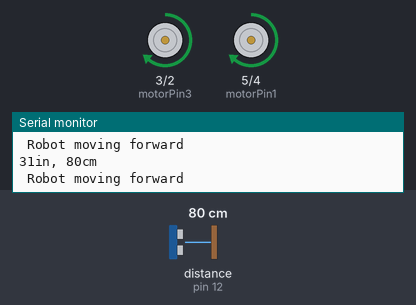
Simulated run of this sketch. Board: Arduino Uno, built with avr-gcc and run on an emulated ATmega328P. Parts: motor-driver pin pairs drawn as motors (green arrow = first pin HIGH = forward, orange = second pin HIGH = backward, longer = more drive), the last lines printed to the serial monitor. Wiring (inferred from the names in the program): ultrasonic range finder: trigger pin 11; echo pin 12. Inputs (shaded band) come from the test bench; at power-on: distance to the obstacle (sensor on pin 12) 80 cm. The echo pulse lasts 58.3 µs per cm.

Above: at 5.8 s.
5.9 s: distance to the obstacle (sensor on pin 12) set to 12 cm
16.2 s: distance to the obstacle (sensor on pin 12) set to 10 cm
At 20.8 s:
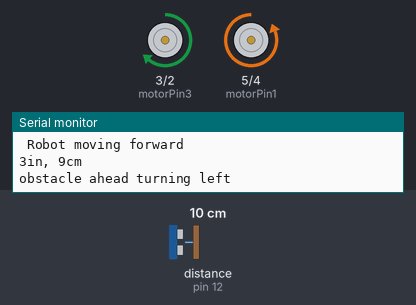
At 22.9 s:
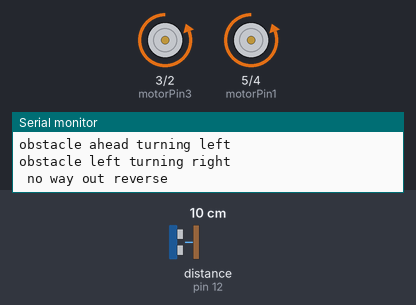
23.5 s: distance to the obstacle (sensor on pin 12) set to 18 cm
At 27.9 s:
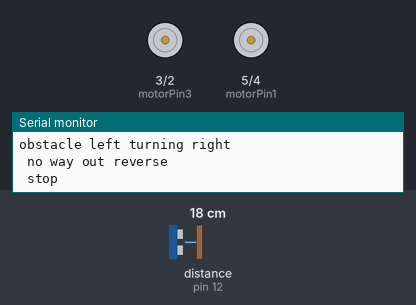
Timing chart, 0 to 33.5 s (numbered marks = the images above; inputs shaded):
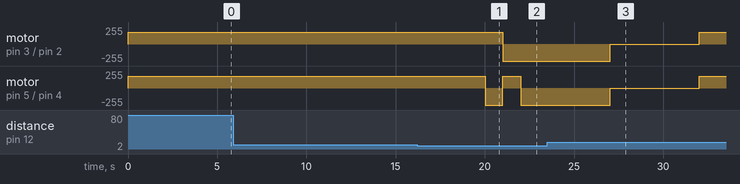

The sketch:

motor_control.ino
```cpp
//codestill indevelopment
//currently the motor can move and when it encounters obstacle it bturns left
//and checks then turns right
//then reverses or
//check for futher deveopmnets in a few days or weeks
//@ tmundere
const int motorPin1  = 5;  // Pin 14 of L293
const int motorPin2  = 4;  // Pin 10 of L293
//Motor B
const int motorPin3  = 3; // Pin  7 of L293
const int motorPin4  = 2;  // Pin  2 of L293

int trigPin = 11;    //Trig - green Jumper
int echoPin = 12;    //Echo - yellow Jumper
long duration, cm, inches;

//This will run only one time.
void setup(){
   //Define inputs and outputs
  pinMode(trigPin, OUTPUT);
  pinMode(echoPin, INPUT);

     //Set pins as outputs
    pinMode(motorPin1, OUTPUT);
    pinMode(motorPin2, OUTPUT);
    pinMode(motorPin3, OUTPUT);
    pinMode(motorPin4, OUTPUT);
    Serial.begin(9600);

}


void loop(){


      //analogWrite(motorPin1, 180); //  right motor  going forward
      //analogWrite(motorPin3, 180); // left motor going forward
     //analogWrite(motorPin2, 180);// right motor backwards
      // analogWrite(motorPin4, 180); // left motor backwards

    //Motor Control - Motor A: motorPin1,motorpin2
    //              & Motor B: motorpin3,motorpin4


  // The sensor is triggered by a HIGH pulse of 10 or more microseconds.
  // Give a short LOW pulse beforehand to ensure a clean HIGH pulse:
  digitalWrite(trigPin, LOW);
  delayMicroseconds(5);
  digitalWrite(trigPin, HIGH);
  delayMicroseconds(10);
  digitalWrite(trigPin, LOW);

  // Read the signal from the sensor: a HIGH pulse whose
  // duration is the time (in microseconds) from the sending
  // of the ping to the reception of its echo off of an object.
  pinMode(echoPin, INPUT);
  duration = pulseIn(echoPin, HIGH);

  // convert the time into a distance
  cm = (duration/2) / 29.1;
  inches = (duration/2) / 74;

  Serial.print(inches);
  Serial.print("in, ");
  Serial.print(cm);
  Serial.print("cm");
  Serial.println();

  if (cm <10)
  {
  //This code will make the robot to turn left
  Serial.println("obstacle ahead turning left");
    analogWrite(motorPin1, 0);
    analogWrite(motorPin2, 180);
    analogWrite(motorPin3, 180);
    analogWrite(motorPin4, 0);
    delay(1000);
    if (cm<10)
    {
     //This code will  make the robot to turn  right
     Serial.println("obstacle left turning right");
    analogWrite(motorPin1, 180);
    analogWrite(motorPin2, 0);
    analogWrite(motorPin3, 0);
    analogWrite(motorPin4, 180);
    delay(1000);
    if (cm<10)
    {
       //This code will make robot backward
     Serial.println(" no way out reverse ");
    analogWrite(motorPin1, 0);
    analogWrite(motorPin2, 180);
    analogWrite(motorPin3, 0);
    analogWrite(motorPin4, 180);
    delay(5000);

    if (cm<10)
    {
     //And this code will stop motors
    Serial.println(" stop");
    analogWrite(motorPin1, 0);
    analogWrite(motorPin2, 0);
    analogWrite(motorPin3, 0);
    analogWrite(motorPin4, 0);
    delay (5000);
    }
    }

        }

     }

else {
    //This code  will  make the robot move forward
    Serial.println(" Robot moving forward ");
    analogWrite(motorPin1, 180);
    analogWrite(motorPin2, 0);
    analogWrite(motorPin3, 180);
    analogWrite(motorPin4, 0);
    delay(5000);

}


}
```

Measured:
- the behaviour switches between 11 and 10 cm on distance to the obstacle (sensor on pin 12) (found by bisection; images 0 and 1)
- after the input at 16.2 s, motor on pin 3 (motorPin3) / pin 2 (motorPin4): forward 180/255 → backward 255/255 after 4.8 s; motor on pin 5 (motorPin1) / pin 4 (motorPin2): forward 180/255 → backward 255/255 after 3.8 s, → forward 180/255 1.0 s later, → backward 255/255 1.0 s later
- after the input at 23.5 s, motor on pin 3 (motorPin3) / pin 2 (motorPin4): goes on until 32.0 s, then stays forward 180/255
